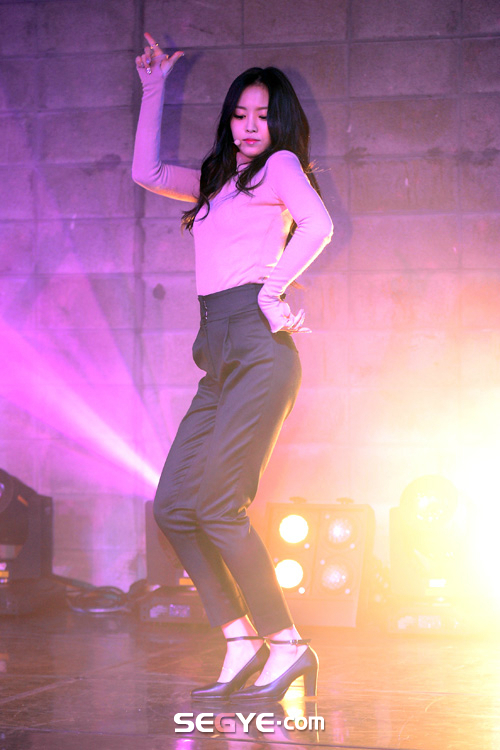
#> input picture pose_estimation/images/apink1.jpg, 500 x 750 px, given in place of HUN.mp4, which was not available
$ python gesture_tracking.py
#> lines starting #> are read from the running program, lines starting #| are printed output that depends on the picture; after the words box and inside, x2 and y2 are one past the last pixel; in counts of white or black regions, pixels touching at a corner belong together
import sys  # system functions (ie. exiting the program)
import numpy as np  # matrix operations (ie. difference between two matricies)
import cv2  # (OpenCV) computer vision functions (ie. tracking)


# Helper function for applying a mask to an array
def mask_array(array, imask):
    if array.shape[:2] != imask.shape:
        raise Exception("Shapes of input and imask are incompatible")
    output = np.zeros_like(array, dtype=np.uint8)
    for i, row in enumerate(imask):
        output[i, row] = array[i, row]
    return output


# Begin capturing video
video = cv2.VideoCapture('C:/Users/BIT-USER/Desktop/python_workplace/HUN.mp4')
if not video.isOpened():
    print("Could not open video")
    sys.exit()

# Read first frame
ok, frame = video.read()
#> frame is the input picture: shape (750, 500, 3); mean B, G, R 162.1, 133.6, 186.5
if not ok:
    print("Cannot read video")
    sys.exit()
# Use the first frame as an initial background frame
bg = frame.copy()

# Kernel for erosion and dilation of masks
kernel = np.ones((3, 3), np.uint8)

# Capture, process, display loop
while True:
    # Read a new frame
    ok, frame = video.read()
    if not ok:
        break

    # Start timer
    timer = cv2.getTickCount()

    # Processing
    # First find the absolute difference between the two images
    diff = cv2.absdiff(bg, frame)
#> diff: shape (750, 500, 3); every value is 0
    mask = cv2.cvtColor(diff, cv2.COLOR_BGR2GRAY)
#> mask: shape (750, 500); every value is 0
    # Threshold the mask
    th, thresh = cv2.threshold(mask, 10, 255, cv2.THRESH_BINARY)
    # Opening, closing and dilation
    opening = cv2.morphologyEx(thresh, cv2.MORPH_OPEN, kernel)
    closing = cv2.morphologyEx(opening, cv2.MORPH_CLOSE, kernel)
    img_dilation = cv2.dilate(closing, kernel, iterations=2)
    # Get mask indexes
    imask = img_dilation > 0
    # Get foreground from mask
    foreground = mask_array(frame, imask)

    # Calculate Frames per second (FPS)
    fps = cv2.getTickFrequency() / (cv2.getTickCount() - timer)
    # Display FPS on frame
    cv2.putText(frame, "FPS : " + str(int(fps)), (100, 30), cv2.FONT_HERSHEY_SIMPLEX, 0.65, (50, 170, 50), 2)
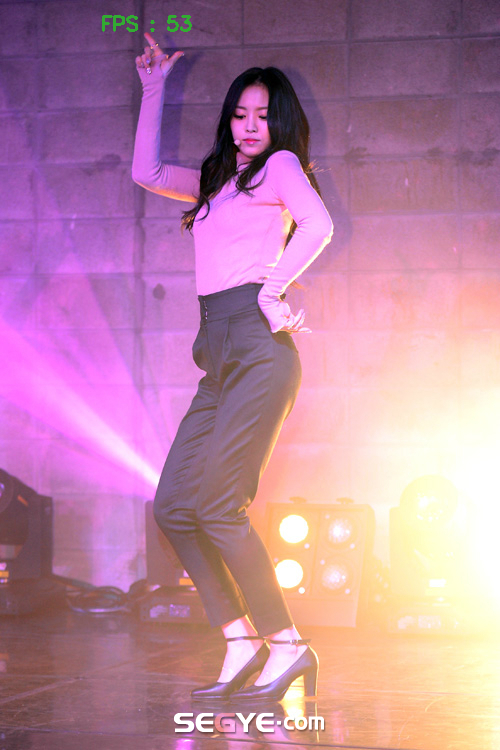
#> frame: shape (750, 500, 3); 0.15% of pixels changed, all inside (x1, y1, x2, y2) = (102, 15, 192, 32)

    # Display result
    cv2.imshow("frame", frame)
    # Display diff
    cv2.imshow("diff", diff)
    # Display thresh
    cv2.imshow("thresh", thresh)
    # Display mask
    cv2.imshow("img_dilation", img_dilation)
    # Display foreground
    cv2.imshow("foreground", foreground)

    k = cv2.waitKey(1) & 0xff
#> (key Esc is pressed here)
    if k == 27:
        break  # ESC pressed
    elif k == 114 or k == 112:
        # r pressed
        bg = frame.copy()
    elif k != 255:
        print(k)

cv2.destroyAllWindows()
video.release()

$ run again, on pose_estimation/images/apink2.jpg
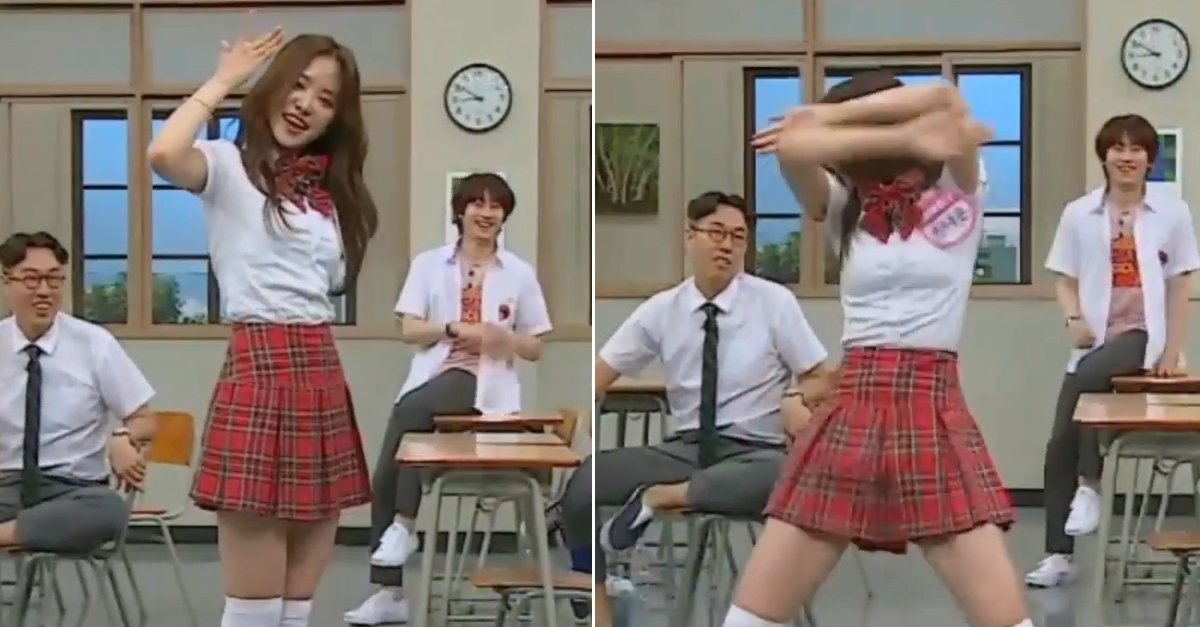
#> input picture pose_estimation/images/apink2.jpg, 1200 x 627 px, given in place of HUN.mp4, which was not available
#> frame is the input picture: shape (627, 1200, 3); mean B, G, R 115.9, 122, 132.8
#> diff: shape (627, 1200, 3); every value is 0
#> mask: shape (627, 1200); every value is 0
#> `cv2.putText(frame, "FPS : " + str(int(fps)), (100, 30), cv2.FONT_HERSH..`:
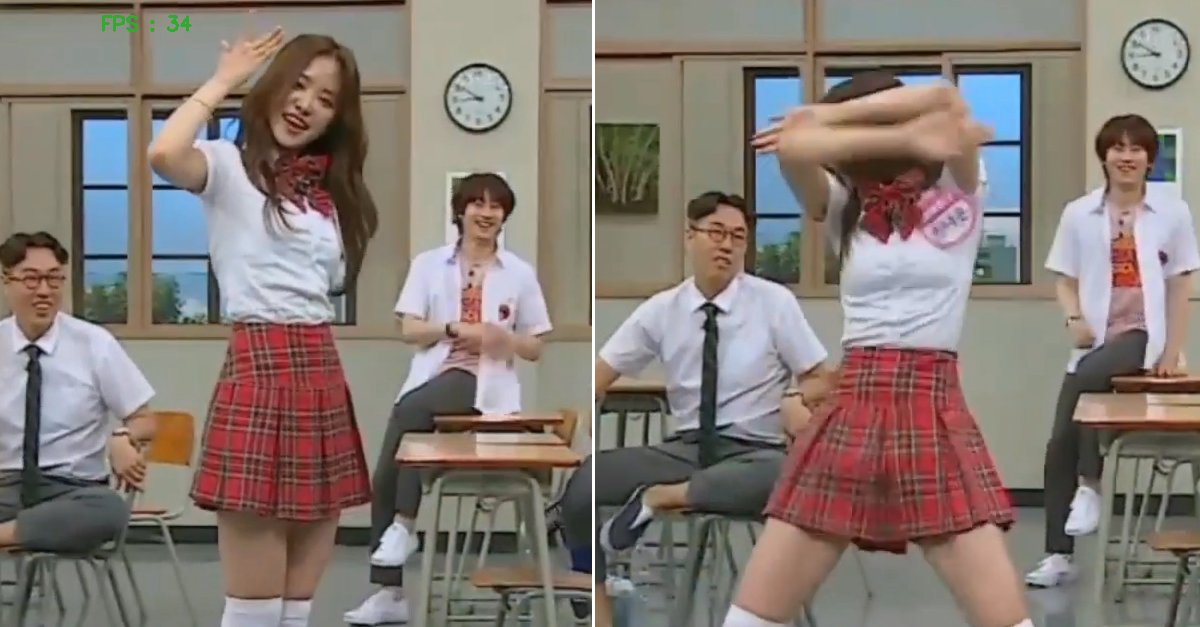
#> frame: shape (627, 1200, 3); 0.07% of pixels changed, all inside (x1, y1, x2, y2) = (102, 15, 192, 32)

$ run again, on pose_estimation/images/apink3.jpg
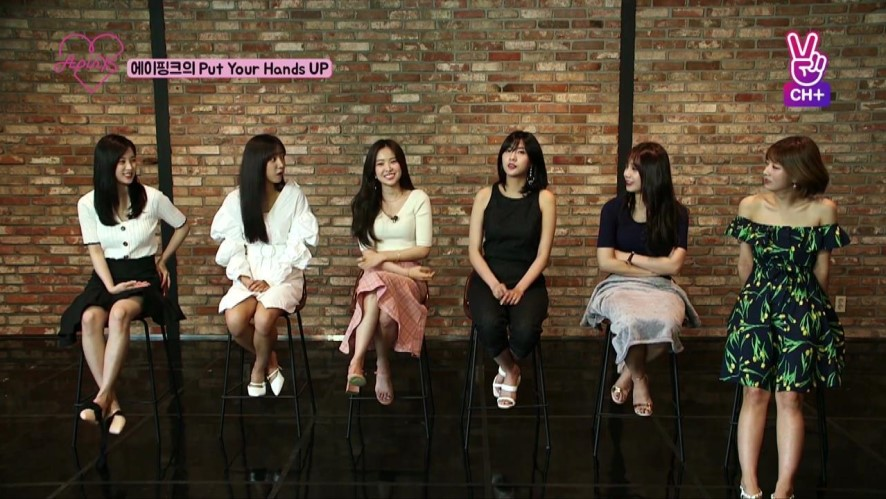
#> input picture pose_estimation/images/apink3.jpg, 886 x 499 px, given in place of HUN.mp4, which was not available
#> frame is the input picture: shape (499, 886, 3); mean B, G, R 53.8, 70.8, 84.7
#> diff: shape (499, 886, 3); every value is 0
#> mask: shape (499, 886); every value is 0
#> `cv2.putText(frame, "FPS : " + str(int(fps)), (100, 30), cv2.FONT_HERSH..`:
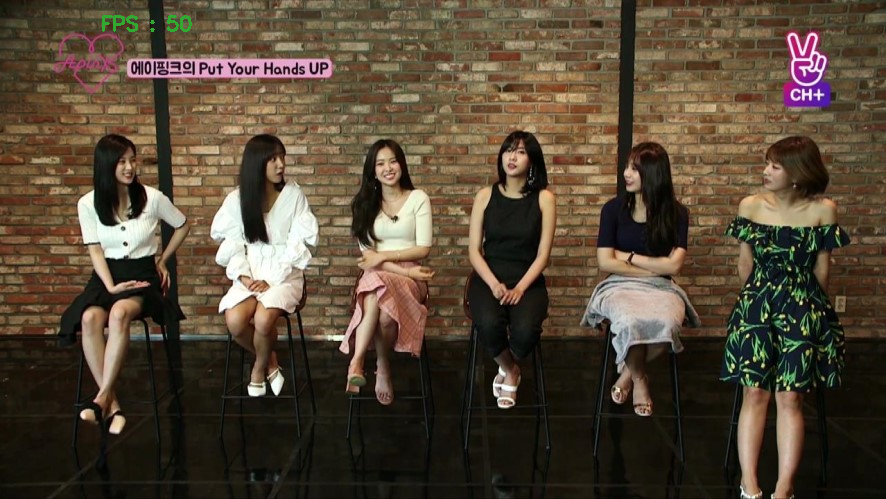
#> frame: shape (499, 886, 3); 0.13% of pixels changed, all inside (x1, y1, x2, y2) = (102, 15, 192, 32)

$ run again, on pose_estimation/images/cat.jpg
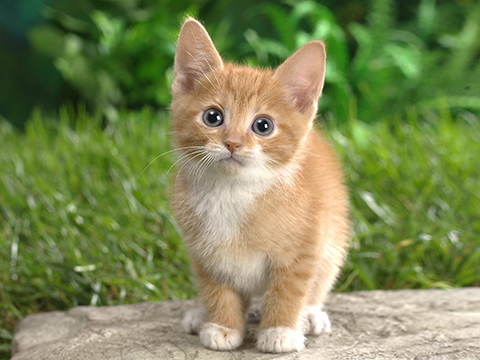
#> input picture pose_estimation/images/cat.jpg, 480 x 360 px, given in place of HUN.mp4, which was not available
#> frame is the input picture: shape (360, 480, 3); mean B, G, R 85.7, 136, 125.8
#> diff: shape (360, 480, 3); every value is 0
#> mask: shape (360, 480); every value is 0
#> `cv2.putText(frame, "FPS : " + str(int(fps)), (100, 30), cv2.FONT_HERSH..`:
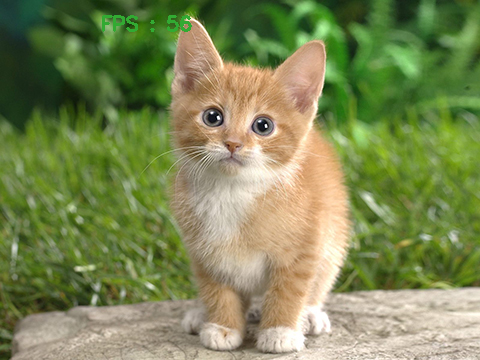
#> frame: shape (360, 480, 3); 0.33% of pixels changed, all inside (x1, y1, x2, y2) = (102, 15, 192, 32)
